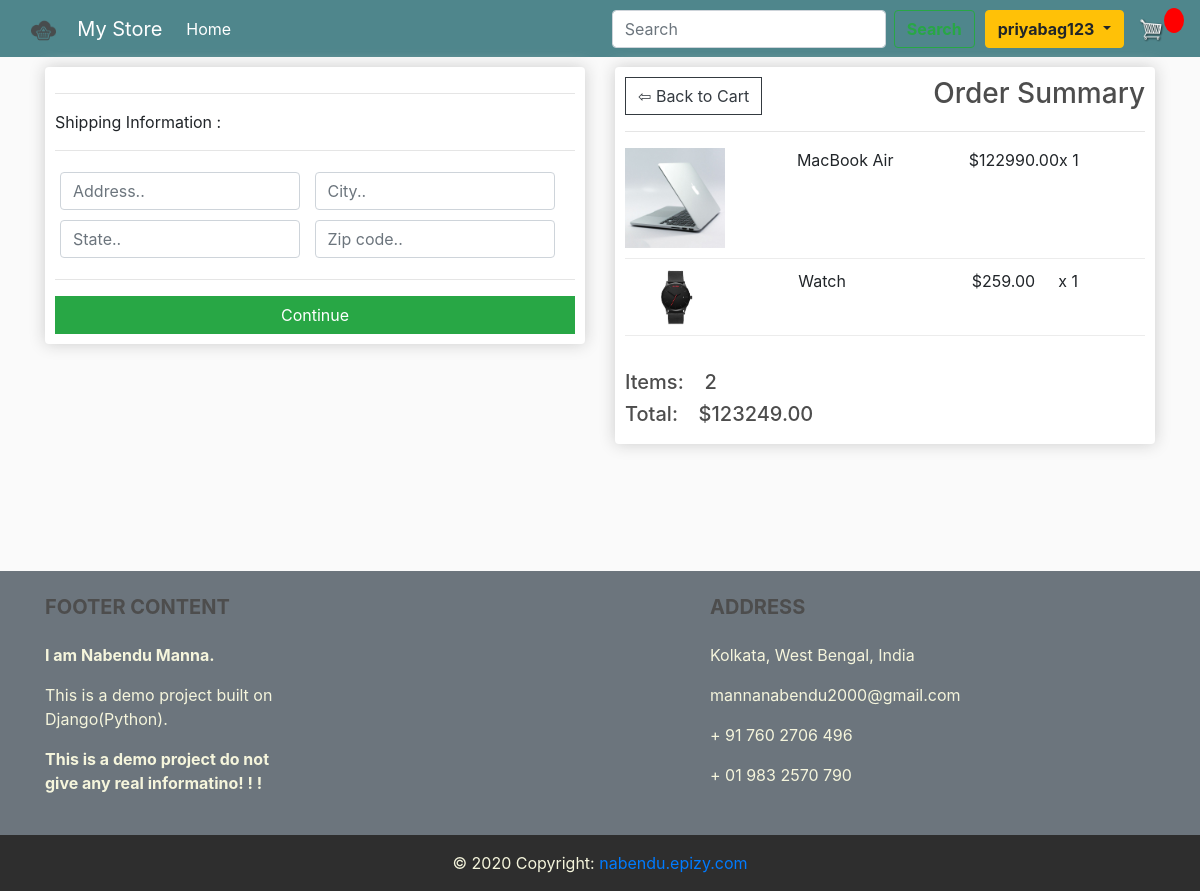
Screenshot of /checkout/ (signed in) with the database file from the repository.
### store/models.py (models this page shows, shortened)
class OrderItem(models.Model):
    product = models.ForeignKey(Product, null=True, blank = True, on_delete=models.CASCADE)
    order = models.ForeignKey(Order, null=True, blank = True, on_delete=models.CASCADE)
    quantity = models.IntegerField(default = 0, null=True, blank = True)
    date_added = models.DateTimeField(auto_now_add=True)
    @property
    def get_total(self):
        total = self.product.price * self.quantity
        return total

class Product(models.Model):
    name = models.CharField(max_length=50, null=True)
    price = models.FloatField();
    details = models.CharField(max_length=150, null=True)
    image = models.ImageField(null=True, blank=True)
    catagoryId = models.ForeignKey(Catagories, null=True, blank=True, on_delete=models.CASCADE)
    brandId = models.ForeignKey(Brands,null=True, blank = True,  on_delete=models.CASCADE)
    @property
    def imageURL(self):
        try:
            url = self.image.url
        except:
            url = ''
        return url

class Order(models.Model):
    customer = models.ForeignKey(Customer, null=True, blank = True, on_delete=models.CASCADE)
    date_ordered = models.DateTimeField(auto_now_add=True)
    complete = models.BooleanField(default = False)
    transaction_id = models.CharField(max_length=100,  null=True)
    def __str__(self):
        return str(self.id)
    @property
    def get_cart_total(self):
        orderitems = self.orderitem_set.all()
        total = sum([item.get_total for item in orderitems])
        return total
    @property
    def get_cart_items(self):
        orderitems = self.orderitem_set.all()
        total = sum([item.quantity for item in orderitems])
        return total

### store/views.py (the view)
# urls.py: path('checkout/', views.checkout, name="checkout"),
def checkout(request):
     if request.user.is_authenticated:
          customer = request.user.customer
          order, created = Order.objects.get_or_create(customer = customer, complete = False)
          items = order.orderitem_set.all()
     else:
          items = []
          order = {'get_cart_total':0, 'get_cart_items':0}
     customerId = request.user.customer
     orderId = Order.objects.get(customer=customer, complete=False)
     context = {'items': items, 'order': order, 'customerId': customerId, 'orderId': orderId}
     return render(request, 'store/checkout.html', context)

### store/models.py (called while the page is built)
    def __str__(self):
        return self.name

### store/templates/store/checkout.html (shortened to what this page needs)
{% extends 'store/main.html' %}
{% load static %}
{% block content %}
<div class="row">
	<div class="col-lg-6">
		<div class="box-element" id="form-wrapper">
			<form action = "/checkoutUpload" method="POST" enctype="multipart/form-data">
				<div id="shipping-info">
					<hr>
					<p>Shipping Information : </p>
					<hr>
					<div class="form-field">
						<input class="form-control" type="text" name="address" placeholder="Address..">
					</div>
					<div class="form-field">
						<input class="form-control" type="text" name="city" placeholder="City..">
					</div>
					<div class="form-field">
						<input class="form-control" type="text" name="state" placeholder="State..">
					</div>
					<div class="form-field">
						<input class="form-control" type="text" name="zipcode" placeholder="Zip code..">
					</div>
				</div>
				<hr>
				<input class="btn btn-success btn-block" type="submit" value="Continue">
			</form>
		</div>
		<br>
	</div>
	<div class="col-lg-6">
		<div class="box-element">
			<a  class="btn btn-outline-dark" href="{% url 'cart' %}">&#x21E6; Back to Cart</a>
			<h3 class="float-right"> Order Summary </h3>
			<hr>
			{% for item in items %}
			<div class="cart-row">
				<div style="flex:2"><img class="row-image" src="{{ item.product.imageURL }}"></div>
				<div style="flex:2"><p>{{ item.product.name }}</p></div>
				<div style="flex:1"><p>${{ item.product.price|floatformat:2 }}</p></div>
				<div style="flex:1"><p>x {{ item.quantity }}</p></div>
			</div>
			{% endfor %}
			<br>
			<h5>Items: &ensp; {{order.get_cart_items}}</h5>
			<h5>Total: &ensp; ${{order.get_cart_total|floatformat:2}}</h5>
		</div>
	</div>
</div>
{% endblock content %}

### store/templates/store/main.html (shortened to what this page needs)
<!DOCTYPE html>
{% load static %}
<html lang="en">
<head>
    <link rel="stylesheet" href="https://maxcdn.bootstrapcdn.com/bootstrap/4.5.2/css/bootstrap.min.css">
    <link rel="stylesheet" href="https://stackpath.bootstrapcdn.com/font-awesome/4.7.0/css/font-awesome.min.css">
    <link rel="stylesheet" type="text/css" href="{% static 'css/main.css' %}">
</head>
<body>
    <nav class="navbar navbar-expand-lg navbar-dark  bg-dark ">
      <a class="navbar-brand" href="{% url 'index' %}">
        <img rel="icon" type="image/x-icon" id="cart-icon" src="{% static 'images/eCom.ico' %}"> &ensp;
        My Store
      </a>
      <div class="collapse navbar-collapse" id="navbarSupportedContent">
        <ul class="navbar-nav mr-auto">
          <li class="nav-item active">
            <a class="nav-link" href="{% url 'index'%}">Home <span class="sr-only">(current)</span></a>
          </li>
        </ul>
        <form class="form-inline my-2 my-lg-0" style="padding-right:10px;" action = "/search" method="GET">
          <input class="form-control mr-sm-2" type="search" placeholder="Search" aria-label="Search" name="search">
          <button class="btn btn-outline-success rounded my-2 my-sm-0" type="submit"><b> Search </b></button>
        </form>
        <div class="form-inline my-2 my-lg-0">
          {% if user.is_authenticated %}
            <div class="btn-group">
              <button type="button" class="btn btn-warning dropdown-toggle rounded" data-toggle="dropdown" aria-haspopup="true" aria-expanded="false">
                <b>{{ user.get_username }}</b>
              </button>
            </div>
     	    <a href="{% url 'cart' %}">
    		    <img  id="cart-icon" src="{% static 'images/cart.png' %}">
    	    </a>
          <p class = "cartItems" id = "cart-total"></p>
          {% else %}
            <a href="{% url 'signin' %}"class="btn btn-warning rounded-left">Sign In</a>
            <a href="{% url 'signup' %}"class="btn btn-warning rounded-right">Sign UP</a>
          {% endif %}
        </div>
      </div>
    </nav>
    <div class="container" style="min-height: 490px;">
        {% block content %}
        {% endblock content %}
    </div>
    <br>
<footer class="page-footer font-small bg-secondary" style="color: beige;">
  <div class="container text-center text-md-left">
    <div class="row">
      <div class="col-md-4 col-lg-3 mr-auto my-md-4 my-0 mt-4 mb-1">
        <h5 class="font-weight-bold text-uppercase mb-4">Footer Content</h5>
        <p><b>I am Nabendu Manna.</b></p>
        <p>This is a demo project built on Django(Python).</p>
        <p><b>This is a demo project do not give any real informatino! ! !</b></p>
      </div>
      <div class="col-md-4 col-lg-3 mx-auto my-md-4 my-0 mt-4 mb-1">
        <h5 class="font-weight-bold text-uppercase mb-4">Address</h5>
        <ul class="list-unstyled">
          <li>
            <p>
              Kolkata, West Bengal, India</p>
          </li>
          <li>
            <p>
              mannanabendu2000@gmail.com</p>
          </li>
          <li>
            <p>
              + 91 760 2706 496</p>
          </li>
          <li>
            <p>
              + 01 983 2570 790</p>
          </li>
        </ul>
      </div>
    </div>
  </div>
</footer>
<footer class="page-footer font-small" style="color: beige; background-color: rgb(46, 46, 46);">
  <div class="footer-copyright text-center py-3">© 2020 Copyright:
    <a href="https://nabendu.epizy.com/"> nabendu.epizy.com</a>
  </div>
</footer>
</body>
</html>

### static/css/main.css (style rules this page uses)
body { background-color: hsl(0, 0%, 98%); }
h1, h2, h3, h4, h5, h6 { color: hsl(0, 0%, 30%); }
.box-element { box-shadow: hsl(0, 0%, 80%) 0 0 16px; background-color: #fff; border-radius: 4px; padding: 10px; }
.bg-dark { background-color: #4f868c!important; }
#cart-icon { width: 25px; display: inline-block; margin-left: 15px; }
#cart-total { display: block; text-align: center; color: #fff; background-color: red; width: 20px; height: 25px; border-radius: 50%; font-size: 14px; }
.col-lg-4, .col-lg-6, .col-lg-8, .col-lg-12 { margin-top: 10px; }
.btn { border-radius: 0; }
.row-image { width: 100px; }
.form-field { width: 250px; display: inline-block; padding: 5px; }
.cart-row { display: flex; align-items: flex-stretch; padding-bottom: 10px; margin-bottom: 10px; border-bottom: 1px solid #ececec; }

### rows the page displays
OrderItem: product.imageURL (picture), product.name "MacBook Air", product.price "122990.00", quantity "1"
OrderItem: product.imageURL (picture), product.name "Watch", product.price "259.00", quantity "1"
Order: get_cart_items "2", get_cart_total "123249.00"

### other values shown
{{ user.get_username }} "priyabag123"
